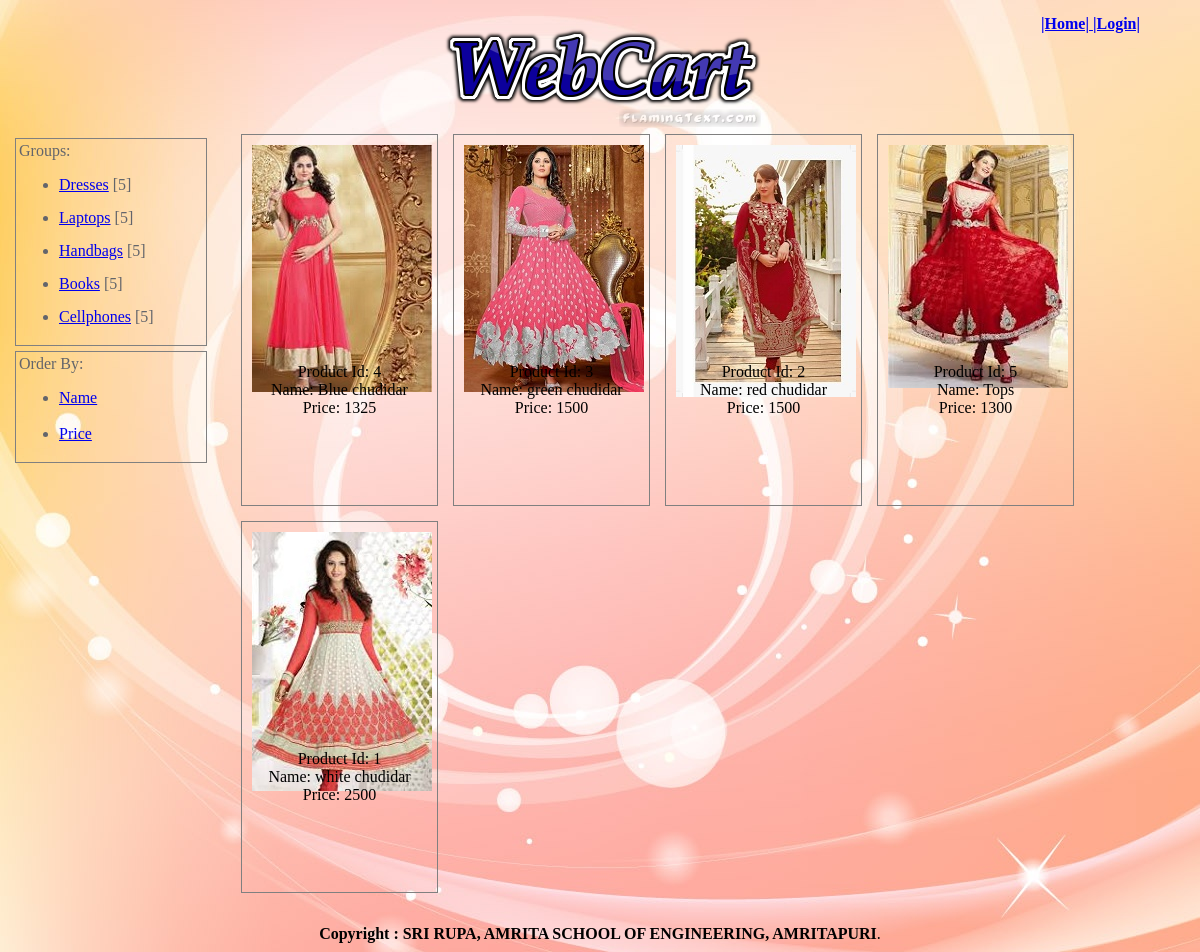
Page /index.php?groupid=1&ordcol=N on the committed database.
### tables this page shows
create table productgroups
(
	GroupId integer PRIMARY KEY,
	GroupName varchar(50) not null UNIQUE
);

create table products
(
	GroupId integer ,
	ProductName varchar(100),
	ProductId integer PRIMARY KEY,
	Details varchar(1024) ,
	Price integer ,
	BalQuantity integer ,
	OrdQuantity integer
);

### index.php (the view, shortened to what this page needs)
<?php
	$selgrp = 0;
	$selord = 'N';
	if(isset( $_GET['groupid']))
	{
		$selgrp = $_GET['groupid'];
	}
	if(isset( $_GET['ordcol']))
	{
		$selord = $_GET['ordcol'];
	}
?>
<html>
<head>
</head>
<link rel='stylesheet' type = 'text/css' href='default1.css'>
<body background=http://localhost/images2/Untitled.png>
<div id = 'topboxS'>
	<img src="http://localhost/images2/coollogo_com-32506606.png">
</div>
<div id = 'contentS'>
<div class = 'leftdivWrapperS'>
	<div id = 'leftboxS'>
		Groups:
		<br />
		<?php
			$sqlcon = mysqli_connect($_SESSION['server'], $_SESSION['user'], $_SESSION['password'], $_SESSION['database']);
			$result = $sqlcon -> query(
			"select pg.GroupId, pg.GroupName, count(*) itemcount  from ProductGroups PG inner join Products P on P.GroupId = PG.GroupID group by pg.GroupId, pg.GroupName");
			echo '<ul>';
			while($row = $result->fetch_assoc())
			{
				echo '<li>';
				echo'<a href ="index.php?groupid=' . $row['GroupId'] . '&ordcol=' . $selord . '">' . $row['GroupName'] . '<a> [';
				echo $row['itemcount'];
				echo ']';
				echo'<br />';
				echo '</li>';
			}
			echo '</ul>';
		?>
	</div>
	<div id = 'leftbottomS'>
		Order By:
		<?php
		    echo '<ul>';
				echo '<li>';
					echo'<a href ="index.php?groupid=' . $selgrp . '&ordcol=N' . '">Name</a>';
				echo '</li>';
				echo '<br />';
				echo '<li>';
					echo'<a href ="index.php?groupid=' . $selgrp . '&ordcol=P' . '">Price</a>';
				echo '</li>';
			echo '</ul>';
		?>
	</div>
</div>
<div id = 'rightboxS'>
<?php
		$qury = "select ProductId,ProductName, Price from Products where GroupId = " . $selgrp ;
		switch($selord)
		{
			case 'N':
				$itemres = $sqlcon -> query($qury . ' order by ProductName');
				break;
		}
		while($row = $itemres -> fetch_assoc())
		{
			echo '<div class ="itembrd">';
			echo '<div class = "ProImgBrd">';
			echo '<img src = "images2/'.$selgrp.'/'.$row['ProductId'].'.jpg">';
			echo '</div>';
			echo '<br />';
			echo 'Product Id: '.$row['ProductId'];
			echo '<br />';
			echo 'Name: '. $row['ProductName'];
			echo '<br />';
			echo 'Price: '. $row['Price'];
			echo '<br />';
			echo '</div>';
		}
?>
</div>
</div>
<div id = 'bottomboxS'>
	<p><b>Copyright : SRI RUPA, AMRITA SCHOOL OF ENGINEERING, AMRITAPURI</b>.</p>
</div>
<div id = boxlinks>
<a href="http://localhost/index.php?"><b> |Home| </b></a>
<?php
	if($_SESSION['login'] == 0)
	{
?>
<a href="http://localhost/login.php?"><b> |Login| </b></a>
<br />
<?php
	}
else
	{
?>
<a href="http://localhost/logout.php?"><b> |Logout| </b></a>
<a href="http://localhost/cart_list.php"><b> |My cart| </b></a>
<br />
<?php
	}
?>
</div>
</body>
</html>

### default1.css (style rules this page uses)
body { border: 1px transparent solid; }
#topboxS { text-align: center; }
.leftdivWrapperS { border: 1px red transparent; float: left; width: 200px; color: #63656b; font-family: Courier 5cpi; float: top; }
#leftboxS { border: 1px grey solid; width: 184px; color: #63656b; font-family: Courier 5cpi; overflow: auto; margin-left: 5px; margin-top: 5px; margin-bottom: 5px; padding: 3px; }
#leftbottomS { border: 1px grey solid; width: 184px; color: #63656b; font-family: Courier 5cpi; overflow: auto; margin-left: 5px; margin-top: 5px; margin-bottom: 5px; padding: 3px; }
#leftboxS li { margin-bottom: 15px; }
#rightboxS { border: 1px transparent solid; margin-left: 215px; text-align: center; }
#bottomboxS { text-align: center; }
#boxLinks { position: absolute; top: 15px; right: 60px; color: purple; }
#contentS { border: 1px transparent solid; margin-top: 5px; margin-bottom: 5px; overflow: auto; }
.itembrd { border: 1px grey solid; float: left; margin-left: 15px; margin-bottom: 15px; height: 350px; width: 175px; padding: 10px 10px 10px 10px; overflow: visible; }
.ProImgBrd { height: 200px; }

### rows in the picture
productgroups: GroupName "Dresses", itemcount "5"
productgroups: GroupName "Laptops", itemcount "5"
productgroups: GroupName "Handbags", itemcount "5"
productgroups: GroupName "Books", itemcount "5"
productgroups: GroupName "Cellphones", itemcount "5"
products: shows a picture, ProductId "4", ProductName "Blue chudidar", Price "1325"
products: shows a picture, ProductId "3", ProductName "green chudidar", Price "1500"
products: shows a picture, ProductId "2", ProductName "red chudidar", Price "1500"
products: shows a picture, ProductId "5", ProductName "Tops", Price "1300"
products: shows a picture, ProductId "1", ProductName "white chudidar", Price "2500"
